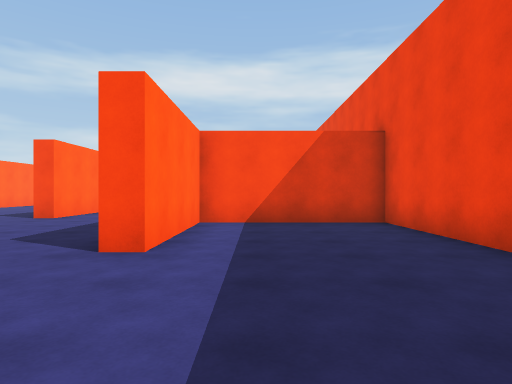
[1] (above)

21 first-person views from a walk through a 3-D level made in the Unity game engine. The camera is 1.3 m above the floor, looks level and sees 75° across. The floor is counted in squares, 2 m on a side. Each view is taken from the middle of a square. On the plan, view 1 faces up. The plan holds only what a view shows up to about 10 squares ahead; the rest is blank. The place goes on beyond the plan. The player is left out.

[2]
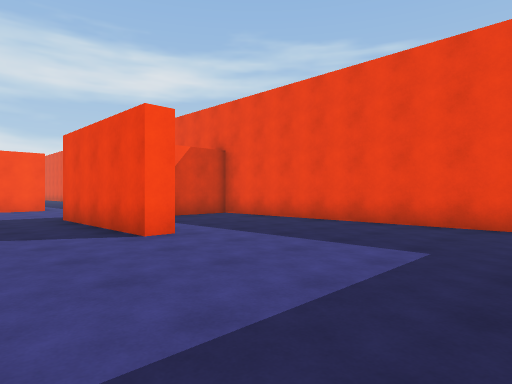

[3]
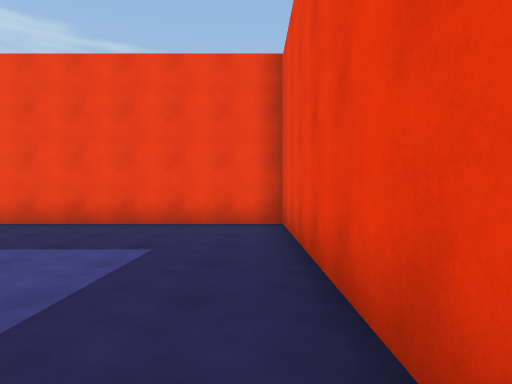

[4]
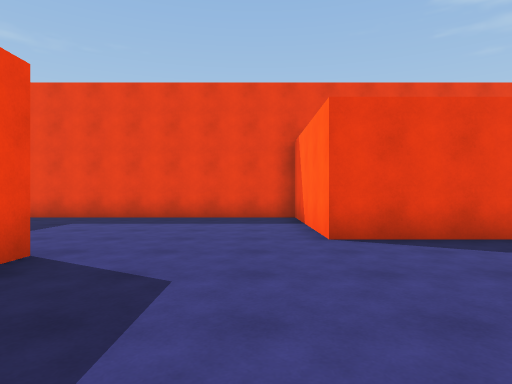

[5]
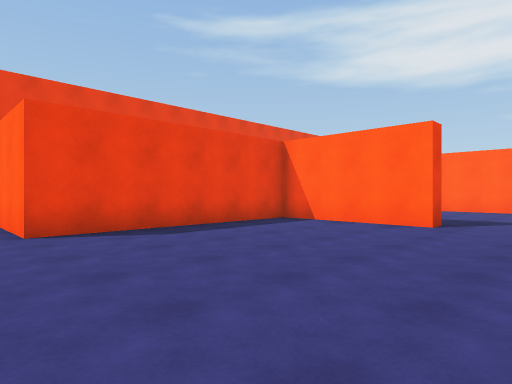

[6]
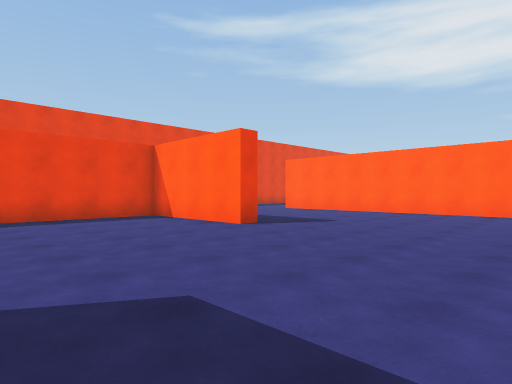

[7]
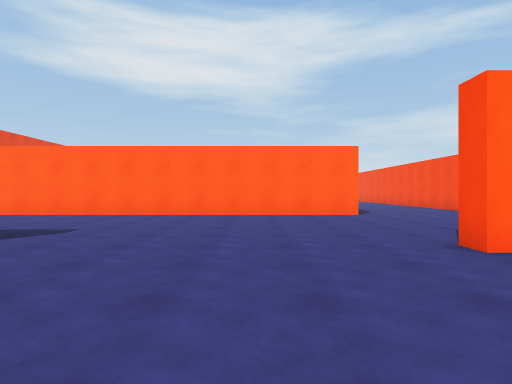

[8]
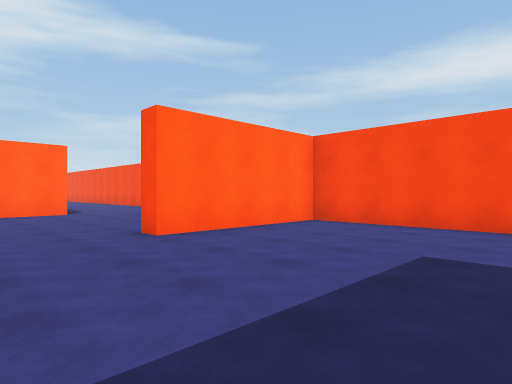

[9]
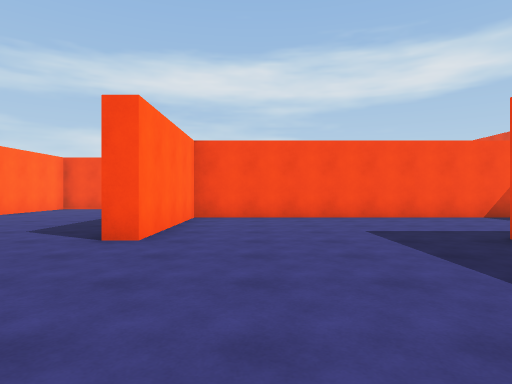

[10]
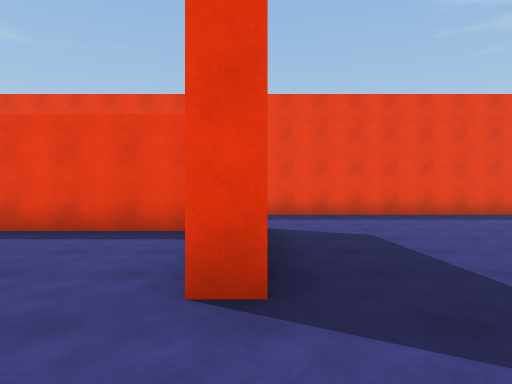

[11]
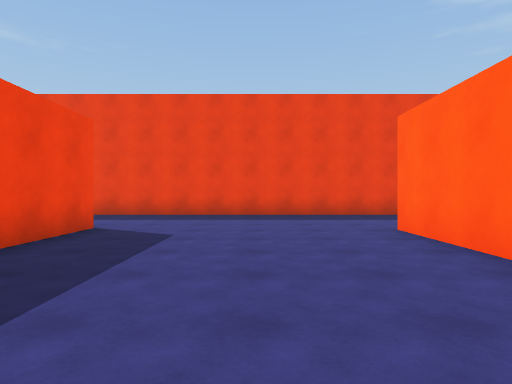

[12]
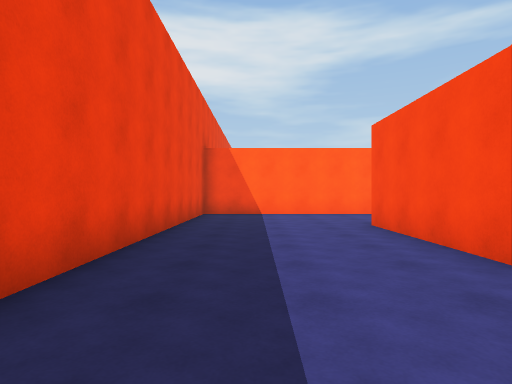

[13]
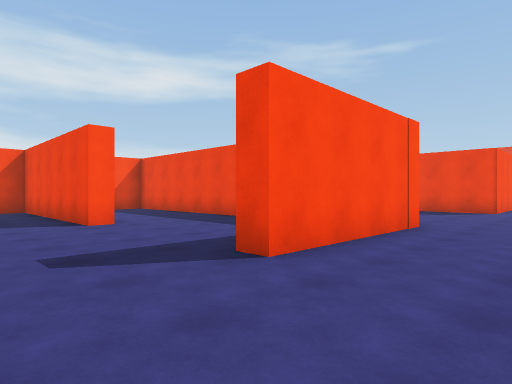

[14]
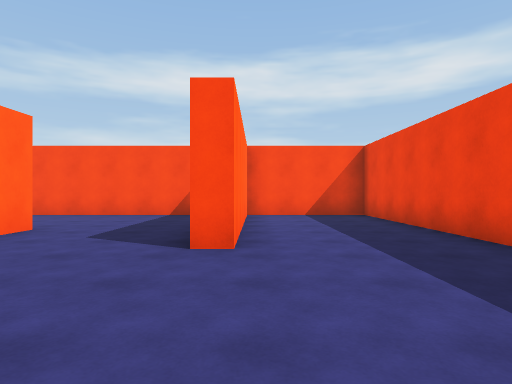

[15]
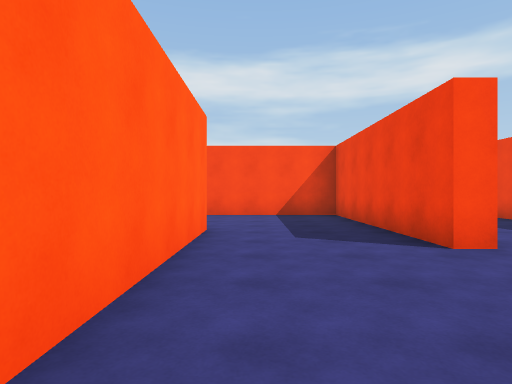

[16]
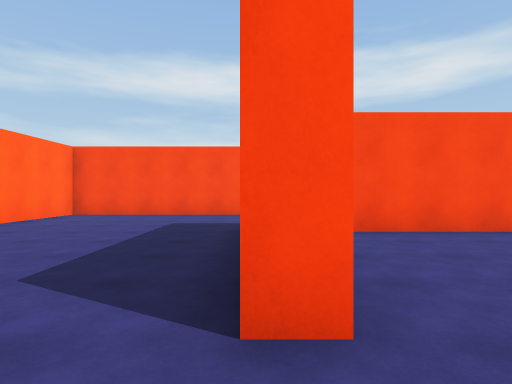

[17]
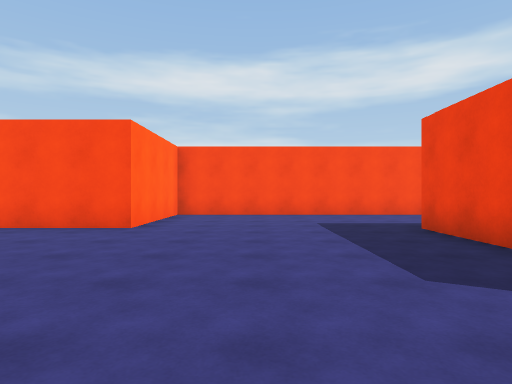

[18]
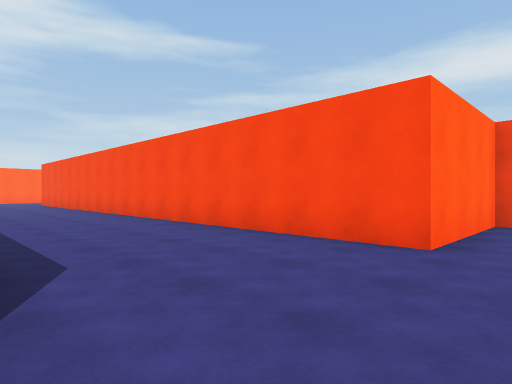

[19]
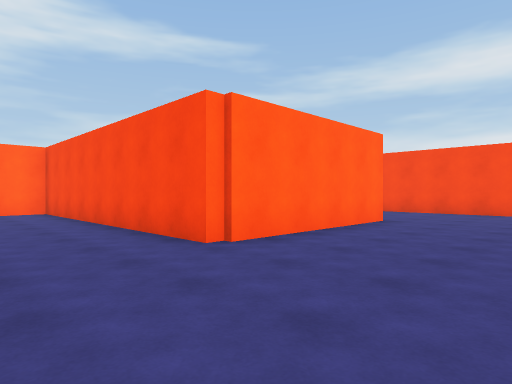

[20]
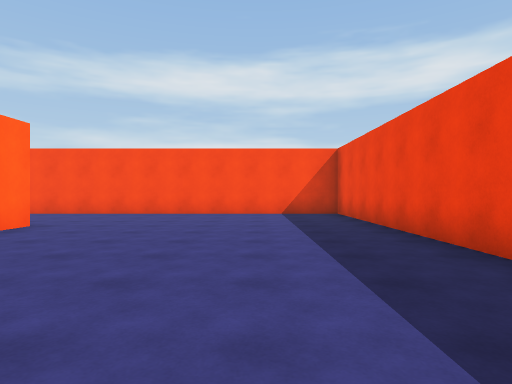

[21]
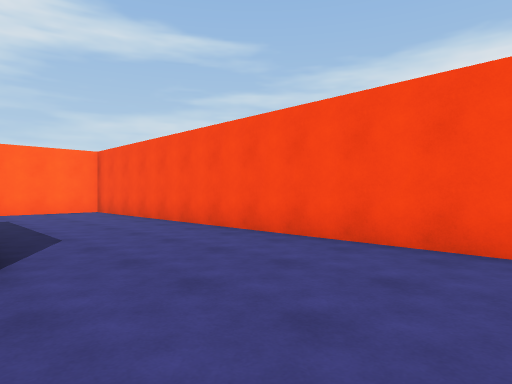

### Floor plan
Key: @ floor where view 1 was taken; # wall or solid block; . floor.
Columns run from 26 left of view 1 to 3 right of it. Each row starts with its distance up from view 1.
 29            ###############
 28          #...............#
 27          #...............#
 26            ..............#
 25                  #.......#
 24                  #.......#
 23                  #.......#
 22                  #.......#
 21          #########.......
 20          #..............
 19          #.............
 18          #............
 17  #########.....#########
 16 ...............#........
 15 ...............#.......
 14  ..............#.......
 13 ##########.....#......
 12 .....#...#...........#
 11  ....#...#...........#
 10  ....#...#...........#  ..
  9   ...#...#...........#....
  8   #..#...#...............
  7   #..#...#..............######
  6   #......#..............#....#
  5   #......#.....#........#....#
  4   #..... #.....#........#....#
  3   #.... ##.....#.............#
  2   #...###......#######.......#
  1   #.............     #.......#
  0   #..............    #....@..#
 -1   #..............    #.......#
 -2   ################   #########

Positions as (right, up) in squares from view 1, and headings:
1: (0, 0), facing up
2: (-4, -1), facing up-right
3: (-4, -1), facing right
4: (-4, 7), facing down
5: (-4, 8), facing down-left
6: (-6, 11), facing down-left
7: (-7, 10), facing left
8: (-6, 10), facing up-left
9: (-9, 8), facing up
10: (-11, 8), facing down
11: (-14, 8), facing down
12: (-14, 0), facing left
13: (-23, 0), facing up-right
14: (-20, 3), facing up
15: (-23, 3), facing up
16: (-11, 11), facing up
17: (-14, 11), facing up
18: (-15, 13), facing up-left
19: (-5, 18), facing up-left
20: (-4, 19), facing up
21: (-5, 25), facing up-left
